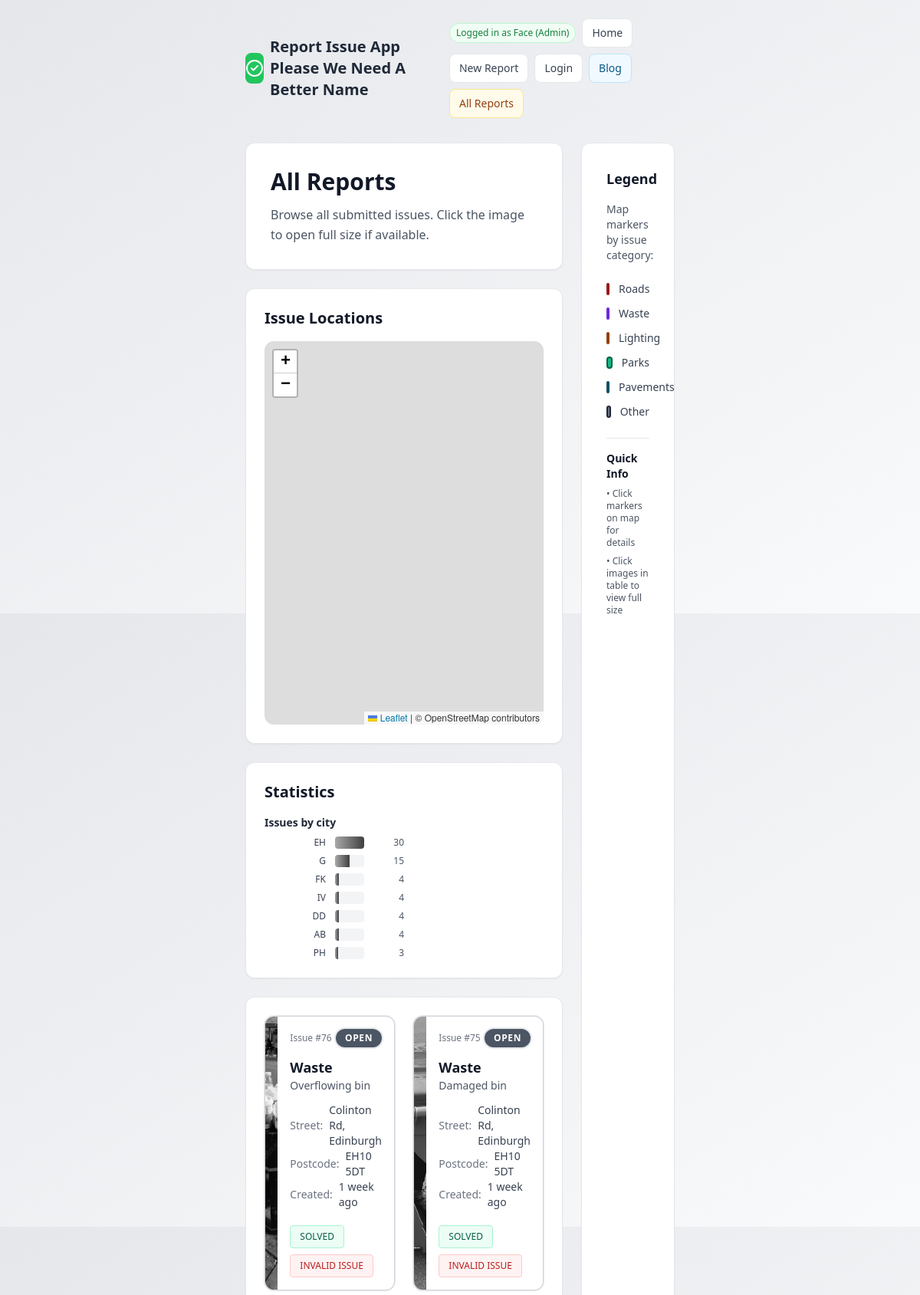
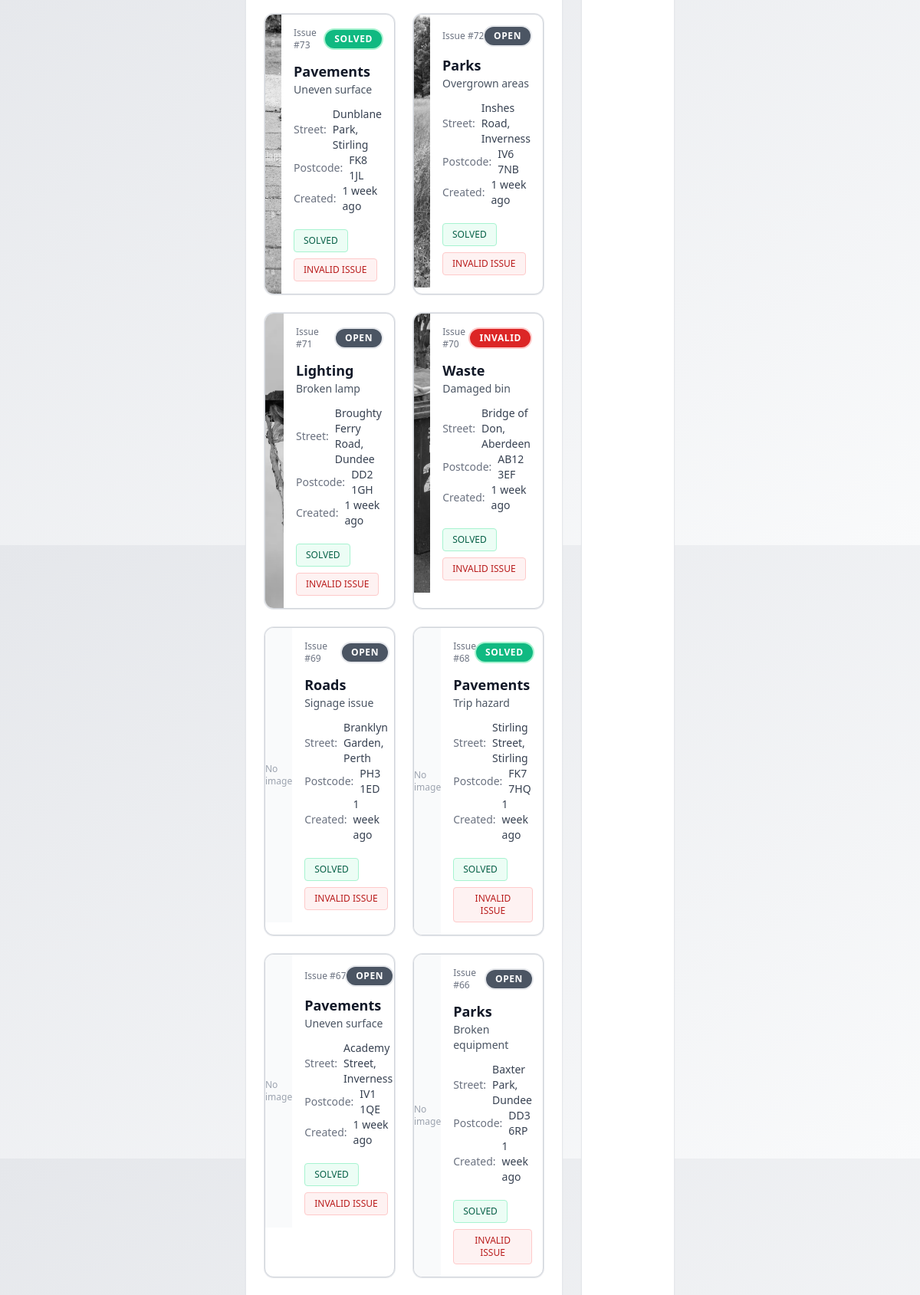
The app's page /issues.php (signed in, upper part) with its own data (2 pictures, top to bottom).
### tables this page shows
CREATE TABLE reports (
      id INTEGER PRIMARY KEY AUTOINCREMENT,
      post_code TEXT NOT NULL,
      street TEXT NOT NULL,
      category TEXT,
      subcategory TEXT,
      image TEXT,
      created_at INT
    , status TEXT DEFAULT 'open');

### issues.php (the view, shortened to what this page needs)
<?php
$errors = [];
$reports = [];
function format_relative_time($timestamp) {
  $now = time();
  $diff = $now - $timestamp;
  $future = $diff < 0;
  $diff = abs($diff);
  $units = [
    31536000 => 'year',
    2592000  => 'month',
    604800   => 'week',
    86400    => 'day',
    3600     => 'hour',
    60       => 'minute'
  ];
  foreach ($units as $secs => $name) {
    if ($diff >= $secs) {
      $value = (int) floor($diff / $secs);
      $label = $name . ($value === 1 ? '' : 's');
      return $future ? "in {$value} {$label}" : "{$value} {$label} ago";
    }
  }
  return $future ? 'in a moment' : 'just now';
}
$dbDir = __DIR__ . DIRECTORY_SEPARATOR . 'DATABASE';
$dbFile = $dbDir . DIRECTORY_SEPARATOR . 'reports.sqlite';
$dsn = 'sqlite:' . $dbFile;
try {
    $pdo = new PDO($dsn);
    $pdo->setAttribute(PDO::ATTR_ERRMODE, PDO::ERRMODE_EXCEPTION);
    $stmt = $pdo->query('SELECT id, post_code, street, category, subcategory, image, created_at, status FROM reports ORDER BY created_at DESC, id DESC');
    $reports = $stmt->fetchAll(PDO::FETCH_ASSOC);
    $city_counts = [];
    foreach ($reports as $rep) {
      $pc = strtoupper(trim($rep['post_code'] ?? ''));
      if (preg_match('/^([A-Z]+)/', $pc, $m)) {
        $city = $m[1];
      } else {
        $city = $pc;
      }
      if (!isset($city_counts[$city])) $city_counts[$city] = 0;
      $city_counts[$city]++;
    }
    if (!empty($city_counts)) {
      arsort($city_counts);
    }
} catch (PDOException $e) {
    $errors[] = 'Database error: ' . $e->getMessage();
}
?>
<!doctype html>
<html lang="en">
<head>
  <script src="https://cdn.tailwindcss.com"></script>
  <link rel="stylesheet" href="https://unpkg.com/leaflet@1.9.4/dist/leaflet.css" />
</head>
<body class="bg-gradient-to-br from-gray-200 to-gray-50 min-h-screen p-6 px-80">
  <?php include __DIR__ . '/ASSETS/header.php'; ?>
  <div class="grid grid-cols-1 lg:grid-cols-4 gap-6">
    <div class="lg:col-span-3 space-y-6">
      <div class="bg-white p-8 rounded-xl shadow-sm border border-gray-200">
        <h1 class="text-3xl font-bold mb-3 text-gray-900">All Reports</h1>
        <p class="text-gray-600 leading-relaxed">Browse all submitted issues. Click the image to open full size if available.</p>
      </div>
      <div class="bg-white p-6 rounded-xl shadow-sm border border-gray-200">
        <h2 class="text-xl font-bold mb-4 text-gray-900">Issue Locations</h2>
        <div id="map"></div>
      </div>
      <div class="bg-white p-6 rounded-xl shadow-sm border border-gray-200">
        <h2 class="text-xl font-bold mb-4 text-gray-900">Statistics</h2>
        <?php if (!empty($city_counts)): ?>
          <?php $max = reset($city_counts); ?>
          <div class="flex gap-6">
            <div class="w-1/2">
              <h3 class="text-sm font-semibold mb-2 text-gray-800">Issues by city</h3>
              <div class="space-y-2">
                <?php foreach ($city_counts as $city => $cnt):
                  $pct = $max ? round(($cnt / $max) * 100) : 0;
                ?>
                  <div class="flex items-center gap-3">
                    <div class="text-xs w-20 text-right text-gray-700"><?php echo htmlspecialchars($city); ?></div>
                    <div class="flex-1 bg-gray-100 rounded overflow-hidden h-4">
                      <div style="width: <?php echo $pct; ?>%; background: linear-gradient(90deg, #a9a9a9ff, #3f3f3fff); height:100%;"></div>
                    </div>
                    <div class="w-10 text-xs text-right text-gray-600"><?php echo (int)$cnt; ?></div>
                  </div>
                <?php endforeach; ?>
              </div>
            </div>
          </div>
        <?php else: ?>
          <div class="text-sm text-gray-500">No postcode data available.</div>
        <?php endif; ?>
      </div>
      <div class="bg-white p-6 rounded-xl shadow-sm border border-gray-200">
        <?php if (empty($reports)): ?>
          <div class="px-4 py-6 text-center text-gray-500">No reports yet.</div>
        <?php else: ?>
          <div class="grid grid-cols-1 md:grid-cols-2 gap-6">
            <?php foreach ($reports as $r): ?>
              <?php
                $status = $r['status'] ?? 'open';
                $created = $r['created_at'] ?? '';
                $createdText = '';
                $createdTitle = '';
                if (is_numeric($created) && (int)$created > 0) {
                  $createdTs = (int)$created;
                  $createdText = format_relative_time($createdTs);
                  $createdTitle = date('Y-m-d H:i', $createdTs);
                } else {
                  $createdText = htmlspecialchars($created);
                }
                $img = $r['image'] ?? '';
                $localPath = __DIR__ . DIRECTORY_SEPARATOR . 'REPORT_IMAGES' . DIRECTORY_SEPARATOR . $img;
                $src = '';
                if ($img && filter_var($img, FILTER_VALIDATE_URL)) {
                  $src = $img;
                } elseif ($img && file_exists($localPath)) {
                  $src = 'REPORT_IMAGES/' . rawurlencode($img);
                }
              ?>
              <div class="border border-gray-300 rounded-xl overflow-hidden bg-white shadow-sm ring-1 ring-gray-200">
                <div class="flex flex-col md:flex-row">
                  <div class="md:w-1/3 bg-gray-50">
                    <?php if ($src): ?>
                      <img src="<?php echo htmlspecialchars($src); ?>" alt="img" class="w-full h-48 md:h-full object-cover cursor-pointer issue-thumb" data-id="<?php echo (int)$r['id']; ?>" data-category="<?php echo htmlspecialchars($r['category'] ?? ''); ?>" data-subcategory="<?php echo htmlspecialchars($r['subcategory'] ?? ''); ?>" onclick="openImageModal(this)" />
                    <?php else: ?>
                      <div class="w-full h-48 md:h-full flex items-center justify-center text-xs text-gray-400">No image</div>
                    <?php endif; ?>
                  </div>
                  <div class="flex-1 p-4 space-y-3">
                    <div class="flex items-center justify-between">
                      <div class="text-xs text-gray-500">Issue #<?php echo (int)$r['id']; ?></div>
                      <?php if ($status === 'fixed'): ?>
                        <span class="inline-flex items-center gap-1 px-3 py-1 text-xs font-bold uppercase tracking-wider rounded-full bg-emerald-500 text-white shadow-sm ring-2 ring-emerald-200">Solved</span>
                      <?php elseif ($status === 'invalid'): ?>
                        <span class="inline-flex items-center gap-1 px-3 py-1 text-xs font-bold uppercase tracking-wider rounded-full bg-red-600 text-white shadow-sm ring-2 ring-red-200">Invalid</span>
                      <?php else: ?>
                        <span class="inline-flex items-center gap-1 px-3 py-1 text-xs font-bold uppercase tracking-wider rounded-full bg-gray-600 text-white shadow-sm ring-2 ring-gray-200">Open</span>
                      <?php endif; ?>
                    </div>
                    <div>
                      <div class="text-lg font-semibold text-gray-900"><?php echo htmlspecialchars($r['category'] ?? 'Other'); ?></div>
                      <?php if (!empty($r['subcategory'])): ?>
                        <div class="text-sm text-gray-600"><?php echo htmlspecialchars($r['subcategory']); ?></div>
                      <?php endif; ?>
                    </div>
                    <div class="text-sm text-gray-700">
                      <div class="flex items-center gap-2">
                        <span class="text-gray-500">Street:</span>
                        <span><?php echo htmlspecialchars($r['street'] ?? ''); ?></span>
                      </div>
                      <div class="flex items-center gap-2">
                        <span class="text-gray-500">Postcode:</span>
                        <span><?php echo htmlspecialchars($r['post_code'] ?? ''); ?></span>
                      </div>
                      <div class="flex items-center gap-2">
                        <span class="text-gray-500">Created:</span>
                        <span<?php echo $createdTitle ? ' title="' . htmlspecialchars($createdTitle) . '"' : ''; ?>><?php echo $createdText; ?></span>
                      </div>
                    </div>
                    <div class="flex flex-wrap gap-2 pt-2">
                      <form method="post" class="inline">
                        <button type="submit" class="px-3 py-1.5 text-xs rounded border border-emerald-200 bg-emerald-50 text-emerald-800 hover:bg-emerald-100">SOLVED</button>
                      </form>
                      <form method="post" class="inline" onsubmit="return confirm('Mark this issue as invalid?');">
                        <button type="submit" class="px-3 py-1.5 text-xs rounded border border-red-200 bg-red-50 text-red-700 hover:bg-red-100">INVALID ISSUE</button>
                      </form>
                    </div>
                  </div>
                </div>
              </div>
            <?php endforeach; ?>
          </div>
        <?php endif; ?>
      </div>
    </div>
    <aside class="bg-white p-8 rounded-xl shadow-sm border border-gray-200 space-y-6">
      <div>
        <h2 class="text-lg font-bold text-gray-900 mb-4">Legend</h2>
        <p class="text-sm text-gray-600 mb-4">Map markers by issue category:</p>
      </div>
      <div class="space-y-3">
        <div class="flex items-center gap-3">
          <div class="w-4 h-4 rounded-full" style="background-color: #ef4444; border: 2px solid #991b1b;"></div>
          <span class="text-sm text-gray-700">Roads</span>
        </div>
        <div class="flex items-center gap-3">
          <div class="w-4 h-4 rounded-full" style="background-color: #8b5cf6; border: 2px solid #6d28d9;"></div>
          <span class="text-sm text-gray-700">Waste</span>
        </div>
        <div class="flex items-center gap-3">
          <div class="w-4 h-4 rounded-full" style="background-color: #f59e0b; border: 2px solid #92400e;"></div>
          <span class="text-sm text-gray-700">Lighting</span>
        </div>
        <div class="flex items-center gap-3">
          <div class="w-4 h-4 rounded-full" style="background-color: #10b981; border: 2px solid #065f46;"></div>
          <span class="text-sm text-gray-700">Parks</span>
        </div>
        <div class="flex items-center gap-3">
          <div class="w-4 h-4 rounded-full" style="background-color: #06b6d4; border: 2px solid #164e63;"></div>
          <span class="text-sm text-gray-700">Pavements</span>
        </div>
        <div class="flex items-center gap-3">
          <div class="w-4 h-4 rounded-full" style="background-color: #6b7280; border: 2px solid #1f2937;"></div>
          <span class="text-sm text-gray-700">Other</span>
        </div>
      </div>
      <div class="border-t border-gray-200 pt-4">
        <h3 class="text-sm font-bold text-gray-900 mb-2">Quick Info</h3>
        <ul class="space-y-2 text-xs text-gray-600">
          <li>• Click markers on map for details</li>
          <li>• Click images in table to view full size</li>
        </ul>
      </div>
    </aside>
  </div>
</body>
</html>

### ASSETS/header.php (shortened to what this page needs)
<?php
$isLoggedIn = !empty($_SESSION['logged_in']);
$username = $_SESSION['username'] ?? '';
$isAdmin = !empty($_SESSION['is_admin']);
?>
<header class="flex items-center justify-between mb-8">
  <div class="flex items-center gap-2">
    <div class="w-10 h-10 rounded-lg bg-green-500 flex items-center justify-center">
      <i data-lucide="check-circle-2" class="w-6 h-6 text-white"></i>
    </div>
    <span class="text-xl font-bold text-gray-800">Report Issue App Please We Need A Better Name</span>
  </div>
  <div class="flex flex-wrap gap-2 items-center">
    <div class="text-xs px-2 py-1 rounded-full border <?php echo $isLoggedIn ? 'border-green-200 bg-green-50 text-green-700' : 'border-gray-200 bg-gray-50 text-gray-600'; ?>">
      <?php if ($isLoggedIn): ?>
        Logged in<?php echo $username ? ' as ' . htmlspecialchars($username) : ''; ?><?php echo $isAdmin ? ' (Admin)' : ''; ?>
      <?php else: ?>
        Not logged in
      <?php endif; ?>
    </div>
    <a href="index.php" class="text-sm px-3 py-2 rounded-lg border border-gray-200 bg-white text-gray-700 hover:bg-gray-50">Home</a>
    <a href="report.php" class="text-sm px-3 py-2 rounded-lg border border-gray-200 bg-white text-gray-700 hover:bg-gray-50">New Report</a>
    <a href="login.php" class="text-sm px-3 py-2 rounded-lg border border-gray-200 bg-white text-gray-700 hover:bg-gray-50">Login</a>
    <a href="blog.php" class="text-sm px-3 py-2 rounded-lg border border-sky-200 bg-sky-50 text-sky-800 hover:bg-sky-100">Blog</a>
    <a href="issues.php" class="text-sm px-3 py-2 rounded-lg border border-amber-200 bg-amber-50 text-amber-800 hover:bg-amber-100">All Reports</a>
  </div>
</header>

### issues.php (style rules this page uses)
#map { height: 500px; border-radius: 0.75rem; z-index: 1 !important; }
.issue-thumb { filter: grayscale(100%) saturate(0%) contrast(95%); transition: filter 0.2s ease; }

### records on screen
reports: image (picture), id "76", status "OPEN", category "Waste", subcategory "Overflowing bin", street "Colinton Rd, Edinburgh", post_code "EH10 5DT", created_at "1 week ago"
reports: image (picture), id "75", status "OPEN", category "Waste", subcategory "Damaged bin", street "Colinton Rd, Edinburgh", post_code "EH10 5DT", created_at "1 week ago"
reports: image (picture), id "73", status "SOLVED", category "Pavements", subcategory "Uneven surface", street "Dunblane Park, Stirling", post_code "FK8 1JL", created_at "1 week ago"
reports: image (picture), id "72", status "OPEN", category "Parks", subcategory "Overgrown areas", street "Inshes Road, Inverness", post_code "IV6 7NB", created_at "1 week ago"
reports: image (picture), id "71", status "OPEN", category "Lighting", subcategory "Broken lamp", street "Broughty Ferry Road, Dundee", post_code "DD2 1GH", created_at "1 week ago"
reports: image (picture), id "70", status "INVALID", category "Waste", subcategory "Damaged bin", street "Bridge of Don, Aberdeen", post_code "AB12 3EF", created_at "1 week ago"
reports: shows "No image", id "69", status "OPEN", category "Roads", subcategory "Signage issue", street "Branklyn Garden, Perth", post_code "PH3 1ED", created_at "1 week ago"
reports: shows "No image", id "68", status "SOLVED", category "Pavements", subcategory "Trip hazard", street "Stirling Street, Stirling", post_code "FK7 7HQ", created_at "1 week ago"
reports: shows "No image", id "67", status "OPEN", category "Pavements", subcategory "Uneven surface", street "Academy Street, Inverness", post_code "IV1 1QE", created_at "1 week ago"
reports: shows "No image", id "66", status "OPEN", category "Parks", subcategory "Broken equipment", street "Baxter Park, Dundee", post_code "DD3 6RP", created_at "1 week ago"

### other values on screen
$username "Face"
$city "EH"
$cnt "30"
$city "G"
$cnt "15"
$city "FK"
$cnt "4"
$city "IV"
$city "DD"
$city "AB"
$city "PH"
$cnt "3"
